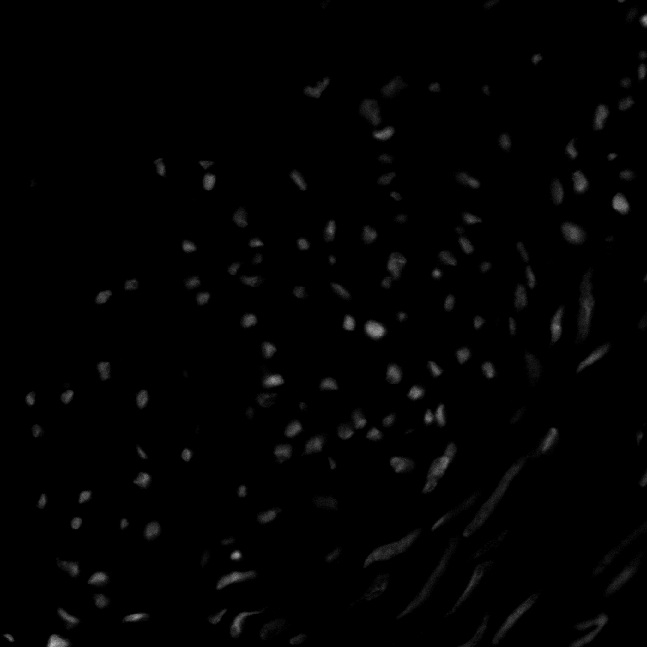
#> input picture Lab03 - Histogram Equalization/im_cells.png, 647 x 647 px
$ jupyter execute Lab03_hist.ipynb
#> lines starting #> are read from the running program, lines starting #| are printed output that depends on the picture
**Prática de Histogramas**

1)
- Produza a imagem ‘negativa’ do arquivo ‘im_cells.png’
- Com a imagem negativa, produza a imagem original novamente.
- Mostre lado a lado a imagem original e a negativa. Em qual deles os objetos presentes na imagem são melhor percebidos? Justifique.
- Aplique a imagem uma função logarítmica.

[cell 1]
import cv2 as cv
import matplotlib.pyplot as plt
import numpy as np
from math import log

# Funcao para inverter imagens
def inverterImg(imagem):
    return imagem*(-1) + 255

# Captura imagem original
filename = "im_cells.png"
img = cv.imread(filename, cv.IMREAD_GRAYSCALE)
#> img is the input picture: shape (647, 647); min 0, max 188, mean 2.4

# Obtem o negativo da imagem original
imgNegativa = inverterImg(img)
#> in inverterImg, `return imagem*(-1) + 255`:
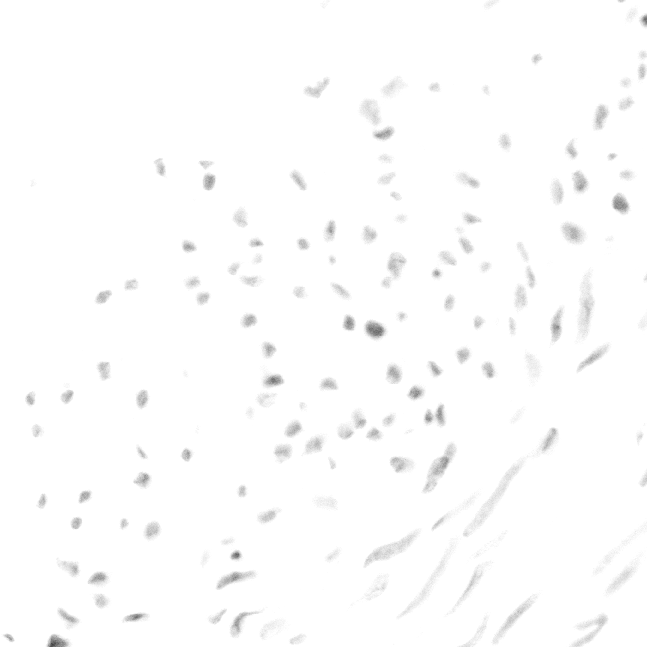
#> returned value: shape (647, 647) int16; min 67, max 255, mean 252.6

# Obtem o negativo do negativo, retornando na original
imgNegativaNegativa = inverterImg(imgNegativa)

# Fazendo log indo de 1 a 255+1, pois ln(0) não existe
ganho = 255/log(256)
imgLog = ganho*np.log(img+1)
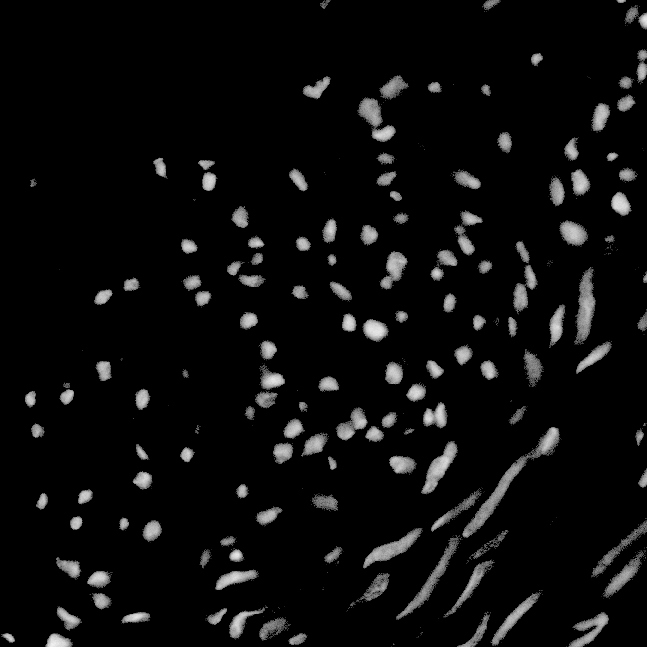
#> imgLog: shape (647, 647) float16; min 0, max 241.1, mean 12.5


# Plotando as imagens
figura = plt.figure(figsize = (20,20))

figura.add_subplot(2,4,1)
plt.imshow(img, cmap='gray', vmin=0, vmax=255)
plt.title(f'Imagem Original')

figura.add_subplot(2,4,2)
plt.imshow(imgNegativa, cmap='gray', vmin=0, vmax=255)
plt.title(f'Imagem Negativa')

figura.add_subplot(2,4,3)
plt.imshow(imgNegativaNegativa, cmap='gray', vmin=0, vmax=255)
plt.title(f'Imagem Negativa da Negativa')

figura.add_subplot(2,4,4)
plt.imshow(imgLog, cmap='gray', vmin=0, vmax=255)
plt.title(f'Imagem Logaritmica')
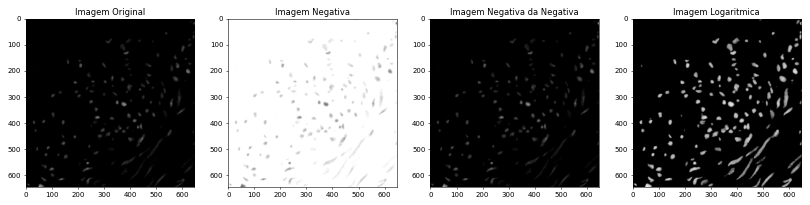
#> figure drawn by matplotlib, 4 panels

2)
- Abra a imagem 'pout.tif' e mostre seu histograma.
- Equalize a imagem anterior e mostre novamente seu histograma. Mostra a curva de transformação (consulte https://www.mathworks.com/help/images/histogram-equalization.html)
(procurar função OpenCV)

[cell 2]
import cv2 as cv
import matplotlib.pyplot as plt
import numpy as np

# Captura imagem original
filename = "pout.tif"
img = cv.imread(filename, cv.IMREAD_GRAYSCALE)
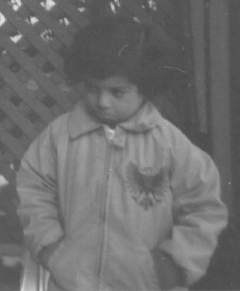
#> input picture Lab03 - Histogram Equalization/pout.tif, 240 x 291 px
#> img is the input picture: shape (291, 240); min 74, max 224, mean 110.3

# Calcula histograma
imgHist, _ = np.histogram(img, bins=255)
#> imgHist = 255 values, max 3628 at index 13, min 0 at index 2, mean 273.9
imgHist = imgHist/(img.shape[0]*img.shape[1])
#> imgHist = 255 values, max 0.0519 at index 13, min 0 at index 2, mean 0.00392
imgHistSum = np.cumsum(imgHist)
#> imgHistSum = 255 values from 2.86e-05 to 1

novoHist = imgHistSum * 255
#> novoHist = 255 values from 0.0073 to 255

imgEq = np.zeros(img.shape)

for i in range(255):
    imgEq[img == i] = novoHist[i]
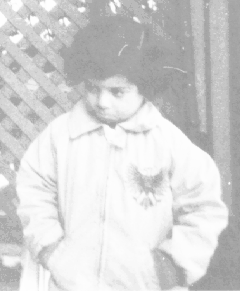
#> imgEq: shape (291, 240) float64; min 153.8, max 254.7, mean 212.5

# Calcula histograma
imgEqHist, _ = np.histogram(imgEq, bins=255)
#> imgEqHist = 255 values, max 5611 at index 238, min 0 at index 1, mean 273.9
imgEqHist = imgEqHist/(imgEq.shape[0]*imgEq.shape[1])
#> imgEqHist = 255 values, max 0.0803 at index 238, min 0 at index 1, mean 0.00392
imgEqHistSum = np.cumsum(imgEqHist)
#> imgEqHistSum = 255 values from 0.000573 to 1

# Plotando as imagens
figura = plt.figure(figsize = (10,10))

figura.add_subplot(2,3,1)
plt.imshow(img, cmap='gray', vmin=0, vmax=255)
plt.title(f'Imagem Original')

figura.add_subplot(2,3,2)
plt.bar(range(255),imgHist)
plt.title(f'Histograma')

figura.add_subplot(2,3,3)
plt.plot(range(255),imgHistSum)
plt.title(f'Acumulado')

figura.add_subplot(2,3,4)
plt.imshow(imgEq, cmap='gray', vmin=0, vmax=255)
plt.title(f'Imagem Equalizada')

figura.add_subplot(2,3,5)
plt.bar(range(255),imgEqHist)
plt.title(f'Histograma Equalizado')

figura.add_subplot(2,3,6)
plt.plot(range(255),imgEqHistSum)
plt.title(f'Acumulado Equalizado')
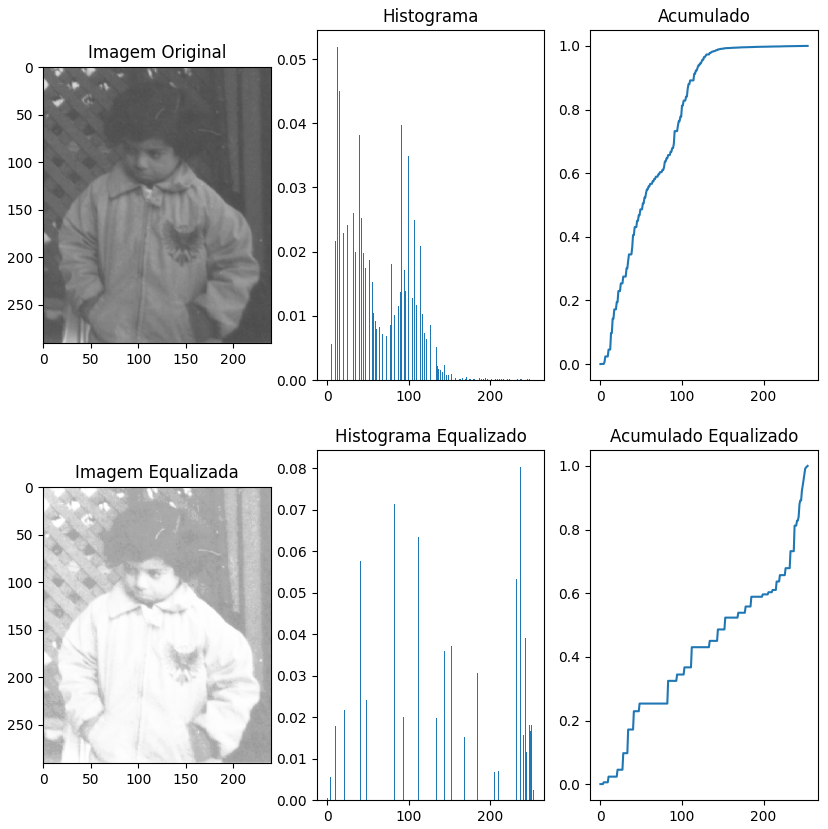
#> figure drawn by matplotlib, 6 panels; panel 2: tallest bar 0.0519 high, from x = 12.6 to 13.4; panel 3: curve peaks at x = 254, y = 1; panel 5: tallest bar 0.0803 high, from x = 237.6 to 238.4; panel 6: curve peaks at x = 254, y = 1

3) *Implemente* o algoritmo de equalização de histograma e aplique a imagem ‘imcells.png’. Use o mínimos de laços for - tente realizar operações diretas com matrizes e vetores do numpy
- Aplique o mesmo algortimo 2x na mesma imagem e compare os resultados

[cell 3]
import cv2 as cv
import matplotlib.pyplot as plt
import numpy as np

# Captura imagem original
filename = "im_cells.png"
img = cv.imread(filename, cv.IMREAD_GRAYSCALE)


# Calcula histograma
def img2hist(imagem):
    histograma, _ = np.histogram(imagem, bins=255)
    histograma = histograma/(imagem.shape[0]*imagem.shape[1])
    acumulado = np.cumsum(histograma)

    return histograma, acumulado

def equalization(imagem):

    _ , imagemCumSum = img2hist(imagem)
    novoHistograma = (imagemCumSum * 255).astype(np.uint8)

    equalizada = np.zeros(imagem.shape)

    for i in range(255):
        equalizada[imagem == i] = novoHistograma[i]

    return equalizada


imgHist , imgHistSum = img2hist(img)
#> in img2hist, `histograma, _ = np.histogram(imagem, bins=255)`: histograma = 255 values, max 378408 at index 0, min 0 at index 3, mean 1641.6
#> in img2hist, `histograma = histograma/(imagem.shape[0]*imagem.shape[1])`: histograma = 255 values, max 0.904 at index 0, min 0 at index 3, mean 0.00392
#> in img2hist, `acumulado = np.cumsum(histograma)`: acumulado = 255 values from 0.904 to 1
#> imgHist has the same summary as histograma in img2hist; imgHistSum = 255 values from 0.904 to 1

imgEq = equalization(img)
#> in equalization, `novoHistograma = (imagemCumSum * 255).astype(np.uint8)`: novoHistograma = 255 values from 230 to 254
#> after the loop in equalization, `for i in range(255):`:
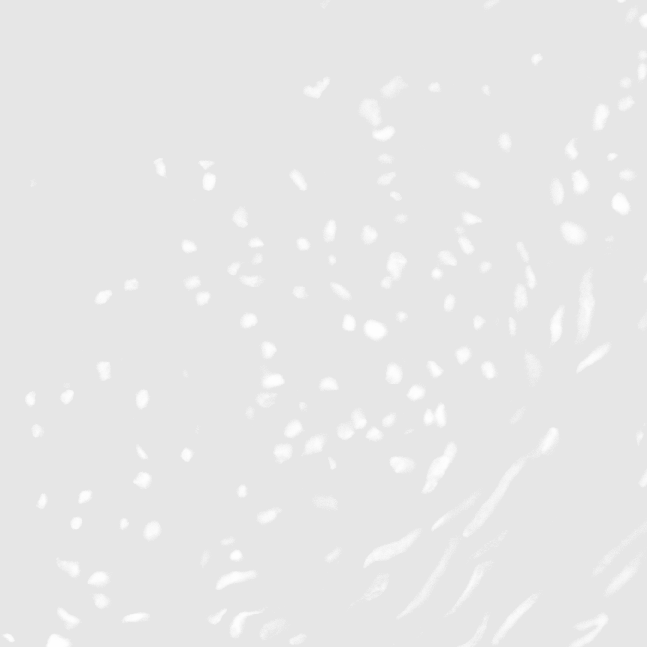
#> equalizada: shape (647, 647) float64; min 230, max 254, mean 231
imgEqHist , imgEqHistSum = img2hist(imgEq)
#> imgEqHist = 255 values, max 0.904 at index 0, min 0 at index 1, mean 0.00392; imgEqHistSum = 255 values from 0.904 to 1

imgEqEq = equalization(imgEq)
imgEqEqHist , imgEqEqHistSum = img2hist(imgEqEq)
#> imgEqEqHist = 255 values, max 0.915 at index 0, min 0 at index 1, mean 0.00392; imgEqEqHistSum = 255 values from 0.915 to 1


# Plotando as imagens
figura = plt.figure(figsize = (10,10))

figura.add_subplot(3,3,1)
plt.imshow(img, cmap='gray', vmin=0, vmax=255)
plt.title(f'Imagem Original')

figura.add_subplot(3,3,2)
plt.bar(range(255),imgHist)
plt.title(f'Histograma')

figura.add_subplot(3,3,3)
plt.plot(range(255),imgHistSum)
plt.title(f'Acumulado')

figura.add_subplot(3,3,4)
plt.imshow(imgEq, cmap='gray', vmin=0, vmax=255)
plt.title(f'Imagem Equalizada')

figura.add_subplot(3,3,5)
plt.bar(range(255),imgEqHist)
plt.title(f'Histograma Equalizado')

figura.add_subplot(3,3,6)
plt.plot(range(255),imgEqHistSum)
plt.title(f'Acumulado Equalizado')

figura.add_subplot(3,3,7)
plt.imshow(imgEqEq, cmap='gray', vmin=0, vmax=255)
plt.title(f'Imagem Equalizada²')

figura.add_subplot(3,3,8)
plt.bar(range(255),imgEqEqHist)
plt.title(f'Histograma Equalizado²')

figura.add_subplot(3,3,9)
plt.plot(range(255),imgEqEqHistSum)
plt.title(f'Acumulado Equalizado²')
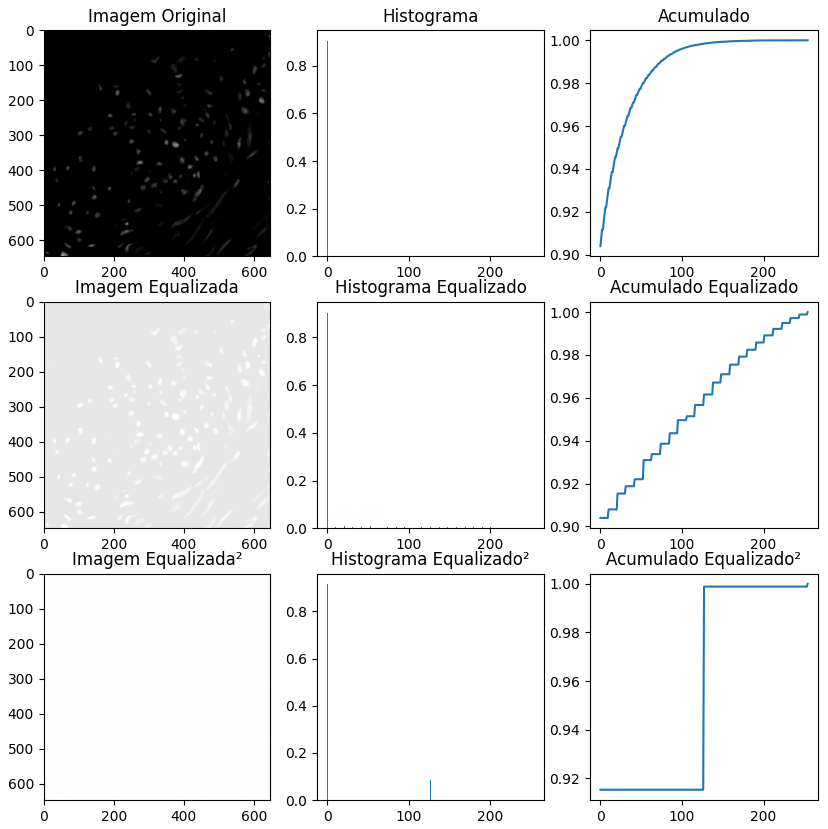
#> figure drawn by matplotlib, 9 panels; panel 2: tallest bar 0.904 high, from x = -0.4 to 0.4; panel 3: curve peaks at x = 254, y = 1; panel 5: tallest bar 0.904 high, from x = -0.4 to 0.4; panel 6: curve peaks at x = 254, y = 1
